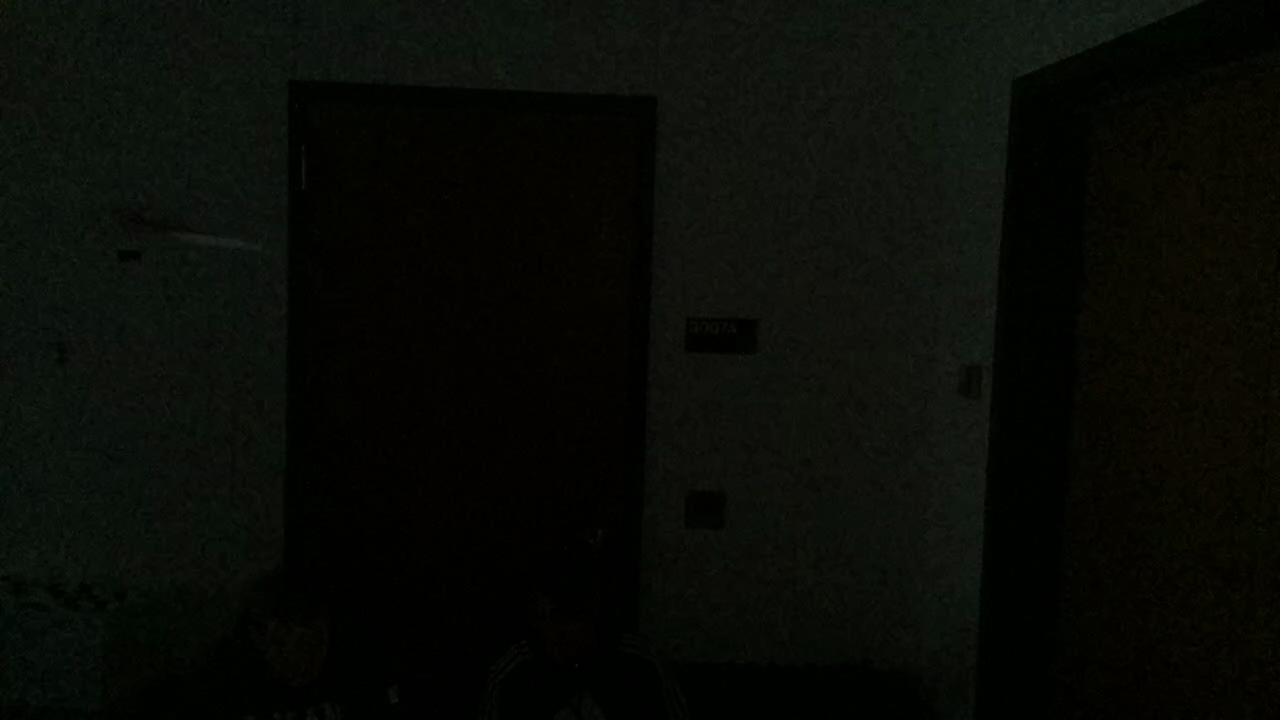
//> input picture cpp/centroid/frame_00086.png, 1280 x 720 px, given in place of x-raw,format=BGR ! appsink drop=1, which was not available
$ ./centroid_video   (built with g++ and OpenCV 4)
//> lines starting //> are read from the running program, lines starting //| are printed output that depends on the picture; pictures that were not available may be replaced by others from this repository, and a replacement may not be noted
//> further down, frame is the input picture: 720 rows x 1280 cols, CV_8UC3; mean B, G, R 5.9, 10.9, 8.2
#include <opencv2/opencv.hpp>
#include <iostream>
#include <chrono>

using namespace cv;
using namespace std;
using namespace std::chrono;

Point processFrame(Mat &frame, Mat &kernel, double scale_factor, int threshold_value) {
//> called with scale_factor = 0.4, threshold_value = 25
    Mat gray;
    cvtColor(frame, gray, COLOR_BGR2GRAY);
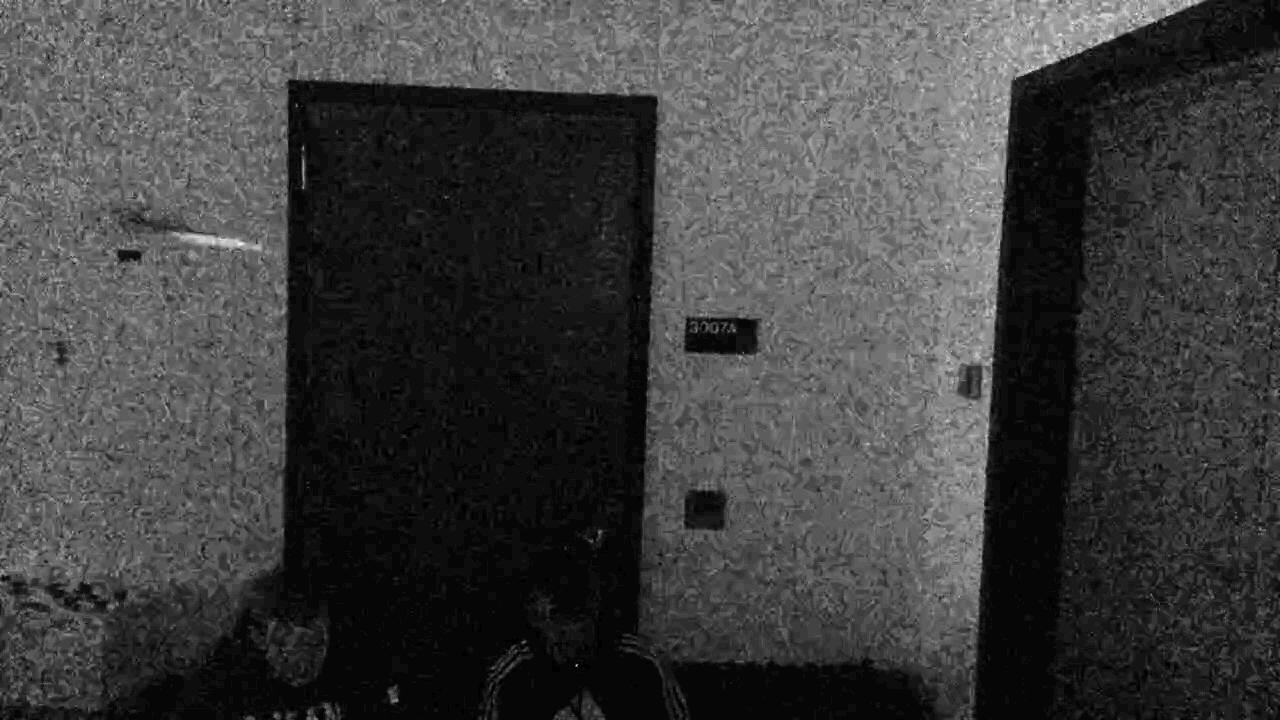
//> gray: 720 rows x 1280 cols, CV_8UC1; min 0, max 38, mean 9.4; drawn with min black and max white

    // Downsample the grayscale image
    Mat gray_downsampled;
    resize(gray, gray_downsampled, Size(), scale_factor, scale_factor, INTER_NEAREST);
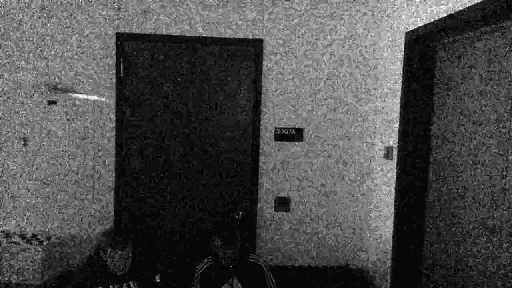
//> gray_downsampled: 288 rows x 512 cols, CV_8UC1; min 0, max 32, mean 9.5; drawn with min black and max white

    // Noise reduction
    GaussianBlur(gray_downsampled, gray_downsampled, Size(3, 3), 0);

    // Top-hat morphology
    Mat eroded, dilated, top_hat;
    erode(gray_downsampled, eroded, kernel);
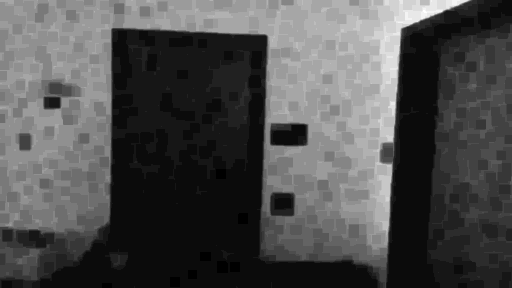
//> eroded: 288 rows x 512 cols, CV_8UC1; min 0, max 23, mean 7.1; drawn with min black and max white
    dilate(eroded, dilated, kernel);
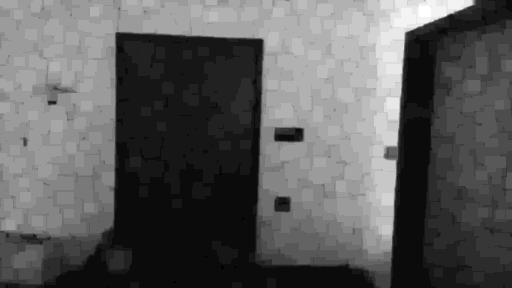
//> dilated: 288 rows x 512 cols, CV_8UC1; min 0, max 23, mean 8.3; drawn with min black and max white
    subtract(gray_downsampled, dilated, top_hat);
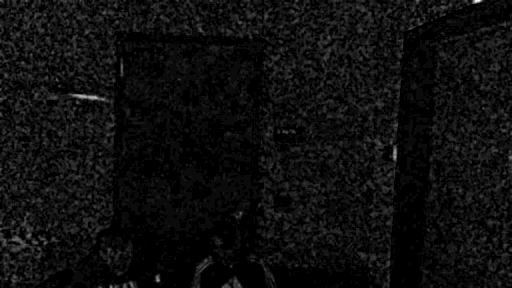
//> top_hat: 288 rows x 512 cols, CV_8UC1; min 0, max 22, mean 1.2; drawn with min black and max white

    // Thresholding
    Mat binary;
    threshold(top_hat, binary, threshold_value, 255, THRESH_BINARY);
//> binary: 288 rows x 512 cols, CV_8UC1; every value is 0

    // Find contours
    vector<vector<Point>> contours;
    findContours(binary, contours, RETR_EXTERNAL, CHAIN_APPROX_SIMPLE);
//> contours = 0 contours

    // Find largest contour and compute centroid
    Point centroid(-1, -1);
    double max_area = 0;
    int max_index = -1;
    for (size_t i = 0; i < contours.size(); i++) {
        double area = contourArea(contours[i]);
        if (area > max_area) {
            max_area = area;
            max_index = i;
        }
    }
//> this loop made 0 passes
//> after the loop, max_area = 0; max_index = -1

    if (max_index != -1) {
        Moments M = moments(contours[max_index]);
        if (M.m00 > 0) {
            int cx_down = static_cast<int>(M.m10 / M.m00);
            int cy_down = static_cast<int>(M.m01 / M.m00);
            centroid.x = static_cast<int>(cx_down / scale_factor);
            centroid.y = static_cast<int>(cy_down / scale_factor);
        }
    }

    return centroid;
}

int main() {
    // GStreamer pipeline for libcamera
    string pipeline = "libcamerasrc ! video/x-raw,width=640,height=480,format=NV12 "
                      "! videoconvert ! video/x-raw,format=BGR "
                      "! appsink drop=1";

    VideoCapture cap(pipeline, CAP_GSTREAMER);

    if (!cap.isOpened()) {
        cerr << "Failed to open camera! Try these fixes:" << endl;
        cerr << "1. Update system: sudo apt update && sudo apt upgrade" << endl;
        cerr << "2. Install GStreamer plugins: sudo apt install libgstreamer1.0-dev libgstreamer-plugins-base1.0-dev" << endl;
        cerr << "3. Verify camera works: libcamera-hello" << endl;
        return -1;
    }

    // Create morphology kernel
    Mat kernel = getStructuringElement(MORPH_RECT, Size(9, 9));
    double scale_factor = 0.4;
    int threshold_value = 25;

    namedWindow("Centroid Tracking", WINDOW_NORMAL);

    while (true) {
        Mat frame;
        cap >> frame;
        if (frame.empty()) {
            cerr << "Empty frame received!" << endl;
            break;
        }

        // Process frame
        Point centroid = processFrame(frame, kernel, scale_factor, threshold_value);
//> centroid = Point(-1, -1)

        // Visualization
        if (centroid.x != -1) {
            circle(frame, centroid, 10, Scalar(0, 0, 255), -1);
        }
        imshow("Centroid Tracking", frame);

        if (waitKey(1) == 'q') break;
//> the 'q' key is pressed
    }

    cap.release();
    destroyAllWindows();
    return 0;
}
